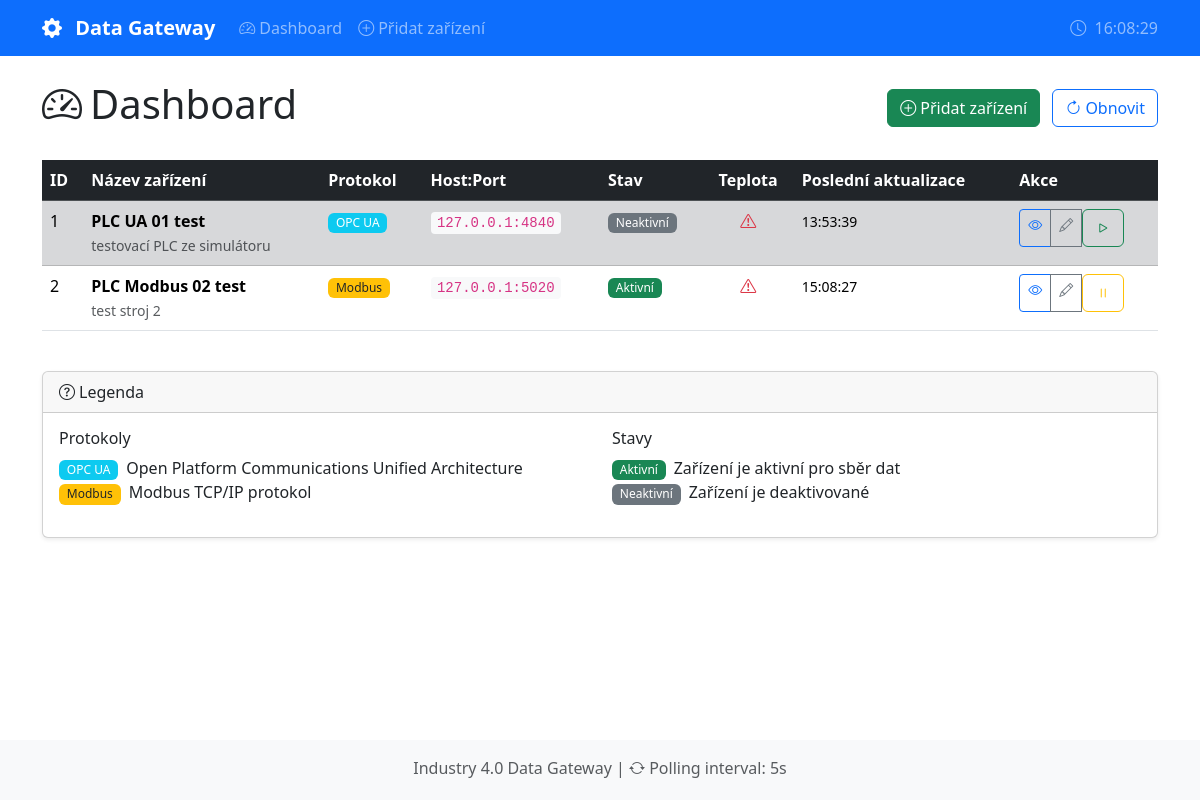
The page / on the database its author committed.
### backend/models.py (models this page shows)
class Tag(SQLModel, table=True):
    id: Optional[int] = Field(default=None, primary_key=True)
    name: str = Field(description="Např. 'Teplota_motoru', 'Stav_RUN'")
    address: str = Field(description="""
        Protokol-specifická adresa:
        - OPC UA: 'ns=2;s=Teplota' nebo 'i=2258'
        - Modbus: 'hr_0' (holding register), 'co_1' (coil),
                  'ir_0' (input register), 'di_0' (discrete input)
    """)
    data_type: str = Field(default="float", description="Datový typ: float, int, bool")
    description: Optional[str] = Field(default=None, description="Popis tagu")
    enabled: bool = Field(default=True, description="Zda je tag aktivní pro sběr")
    device_id: int = Field(foreign_key="device.id")
    device: Device = Relationship(back_populates="tags")
    measurements: List["Measurement"] = Relationship(
        back_populates="tag",
        sa_relationship_kwargs={"cascade": "all, delete-orphan"}
    )

class Device(SQLModel, table=True):
    id: Optional[int] = Field(default=None, primary_key=True)
    name: str = Field(index=True, description="Např. 'Lis-01', 'Čerpadlo-A'")
    protocol: str = Field(description="Protokol: 'opcua' nebo 'modbus'")
    host: str = Field(default="127.0.0.1", description="IP adresa zařízení")
    port: int = Field(description="Port: 4840 pro OPC UA, 5020 pro Modbus")
    endpoint_url: Optional[str] = Field(
        default=None,
        description="OPC UA endpoint URL, např. 'opc.tcp://127.0.0.1:4840'"
    )
    enabled: bool = Field(default=True, description="Zda je zařízení aktivní pro sběr")
    description: Optional[str] = Field(default=None, description="Popis zařízení")
    tags: List["Tag"] = Relationship(back_populates="device", sa_relationship_kwargs={"cascade": "all, delete-orphan"})

class Measurement(SQLModel, table=True):
    id: Optional[int] = Field(default=None, primary_key=True)
    value: float = Field(description="Normalizovaná hodnota (bool: 0/1, int/float: hodnota)")
    timestamp: datetime = Field(
        default_factory=datetime.utcnow,
        description="Čas měření"
    )
    quality: str = Field(default="good", description="Kvalita měření: good, bad, uncertain")
    tag_id: int = Field(foreign_key="tag.id")
    tag: Tag = Relationship(back_populates="measurements")

### main.py (the view)
@app.get("/", response_class=HTMLResponse)
async def dashboard(request: Request):
    with get_session() as session:
        devices = session.exec(select(Device)).all()
        devices_data = []
        all_tags = set()
        for device in devices:
            device_info = get_device_last_values(session, device)
            devices_data.append({
                "device": device,
                "values": device_info["values"],
                "last_update": device_info["last_update"]
            })
            all_tags.update(device_info["values"].keys())
        return templates.TemplateResponse(
            "dashboard.html",
            {
                "request": request,
                "devices_data": devices_data,
                "all_tags": sorted(all_tags)
            }
        )

### frontend/templates/dashboard.html (shortened to what this page needs)
{% extends "base.html" %}
{% block content %}
<div class="d-flex justify-content-between align-items-center mb-4">
    <h1><i class="bi bi-speedometer2 me-2"></i>Dashboard</h1>
    <div>
        <a href="/device/new" class="btn btn-success">
            <i class="bi bi-plus-circle me-1"></i>Přidat zařízení
        </a>
        <button class="btn btn-outline-primary ms-2"
                hx-get="/dashboard-content"
                hx-target="#dashboard-table"
                hx-swap="innerHTML">
            <i class="bi bi-arrow-clockwise me-1"></i>Obnovit
        </button>
    </div>
</div>
{% if not devices_data %}
<div class="alert alert-info">
    <i class="bi bi-info-circle me-2"></i>
    Zatím nejsou nakonfigurována žádná zařízení.
    <a href="/device/new" class="alert-link">Přidejte první zařízení</a>.
</div>
{% else %}
<div id="dashboard-table"
     hx-get="/dashboard-content"
     hx-trigger="every 5s"
     hx-swap="innerHTML">
    {% include "partials/dashboard_table.html" %}
</div>
{% endif %}
<div class="card mt-4">
    <div class="card-header">
        <i class="bi bi-question-circle me-1"></i>Legenda
    </div>
    <div class="card-body">
        <div class="row">
            <div class="col-md-6">
                <h6>Protokoly</h6>
                <ul class="list-unstyled">
                    <li><span class="badge bg-info me-2">OPC UA</span>Open Platform Communications Unified Architecture</li>
                    <li><span class="badge bg-warning text-dark me-2">Modbus</span>Modbus TCP/IP protokol</li>
                </ul>
            </div>
            <div class="col-md-6">
                <h6>Stavy</h6>
                <ul class="list-unstyled">
                    <li><span class="badge bg-success me-2">Aktivní</span>Zařízení je aktivní pro sběr dat</li>
                    <li><span class="badge bg-secondary me-2">Neaktivní</span>Zařízení je deaktivované</li>
                </ul>
            </div>
        </div>
    </div>
</div>
{% endblock %}

### frontend/templates/partials/dashboard_table.html
<div class="table-responsive">
    <table class="table table-hover table-striped">
        <thead class="table-dark">
            <tr>
                <th>ID</th>
                <th>Název zařízení</th>
                <th>Protokol</th>
                <th>Host:Port</th>
                <th>Stav</th>
                {% for tag_name in all_tags %}
                <th class="text-center">{{ tag_name }}</th>
                {% endfor %}
                <th>Poslední aktualizace</th>
                <th>Akce</th>
            </tr>
        </thead>
        <tbody>
            {% for data in devices_data %}
            <tr class="{% if not data.device.enabled %}table-secondary{% endif %}">
                <td>{{ data.device.id }}</td>
                <td>
                    <strong>{{ data.device.name }}</strong>
                    {% if data.device.description %}
                    <br><small class="text-muted">{{ data.device.description }}</small>
                    {% endif %}
                </td>
                <td>
                    {% if data.device.protocol == 'opcua' %}
                    <span class="badge bg-info">OPC UA</span>
                    {% else %}
                    <span class="badge bg-warning text-dark">Modbus</span>
                    {% endif %}
                </td>
                <td>
                    <code>{{ data.device.host }}:{{ data.device.port }}</code>
                </td>
                <td>
                    {% if data.device.enabled %}
                    <span class="badge bg-success">Aktivní</span>
                    {% else %}
                    <span class="badge bg-secondary">Neaktivní</span>
                    {% endif %}
                </td>
                {% for tag_name in all_tags %}
                <td class="text-center">
                    {% if tag_name in data['values'] %}
                        {% set val = data['values'][tag_name] %}
                        {% if val.quality == 'good' %}
                            {% if val.data_type == 'bool' %}
                                {% if val.value == 1.0 %}
                                <span class="badge bg-success">ON</span>
                                {% else %}
                                <span class="badge bg-danger">OFF</span>
                                {% endif %}
                            {% else %}
                                <strong>{{ "%.2f"|format(val.value) }}</strong>
                            {% endif %}
                        {% else %}
                            <span class="text-danger" title="Chyba čtení">
                                <i class="bi bi-exclamation-triangle"></i>
                            </span>
                        {% endif %}
                    {% else %}
                        <span class="text-muted">-</span>
                    {% endif %}
                </td>
                {% endfor %}
                <td>
                    {% if data.last_update %}
                    <small>{{ data.last_update.strftime('%H:%M:%S') }}</small>
                    {% else %}
                    <span class="text-muted">-</span>
                    {% endif %}
                </td>
                <td>
                    <div class="btn-group btn-group-sm">
                        <a href="/device/{{ data.device.id }}" class="btn btn-outline-primary" title="Detail">
                            <i class="bi bi-eye"></i>
                        </a>
                        <a href="/device/{{ data.device.id }}/edit" class="btn btn-outline-secondary" title="Upravit">
                            <i class="bi bi-pencil"></i>
                        </a>
                        <form action="/device/{{ data.device.id }}/toggle" method="post" style="display:inline;">
                            <button type="submit" class="btn btn-outline-{% if data.device.enabled %}warning{% else %}success{% endif %}"
                                    title="{% if data.device.enabled %}Deaktivovat{% else %}Aktivovat{% endif %}">
                                <i class="bi bi-{% if data.device.enabled %}pause{% else %}play{% endif %}"></i>
                            </button>
                        </form>
                    </div>
                </td>
            </tr>
            {% endfor %}
        </tbody>
    </table>
</div>

### frontend/static/style.css (style rules this page uses)
.card { box-shadow: 0 0.125rem 0.25rem rgba(0, 0, 0, 0.075); }
.table th { white-space: nowrap; }
code { background-color: #f8f9fa; padding: 0.2rem 0.4rem; border-radius: 0.25rem; font-size: 0.875em; }
.badge { font-weight: 500; }
html { min-height: 100%; position: relative; }
body { margin-bottom: 60px; }
.badge.bg-info { background-color: #0dcaf0 !important; }
.badge.bg-warning { background-color: #ffc107 !important; }

### rows shown on the page
Tag: name "Teplota"
Device: device.id "1", device.name "PLC UA 01 test", device.description "testovací PLC ze simulátoru", device.host "127.0.0.1", device.port "4840", enabled False (drawn)
Measurement: last_update "13:53:39"
Device: device.id "2", device.name "PLC Modbus 02 test", device.description "test stroj 2", device.host "127.0.0.1", device.port "5020", enabled True (drawn)
Measurement: last_update "15:08:27"
